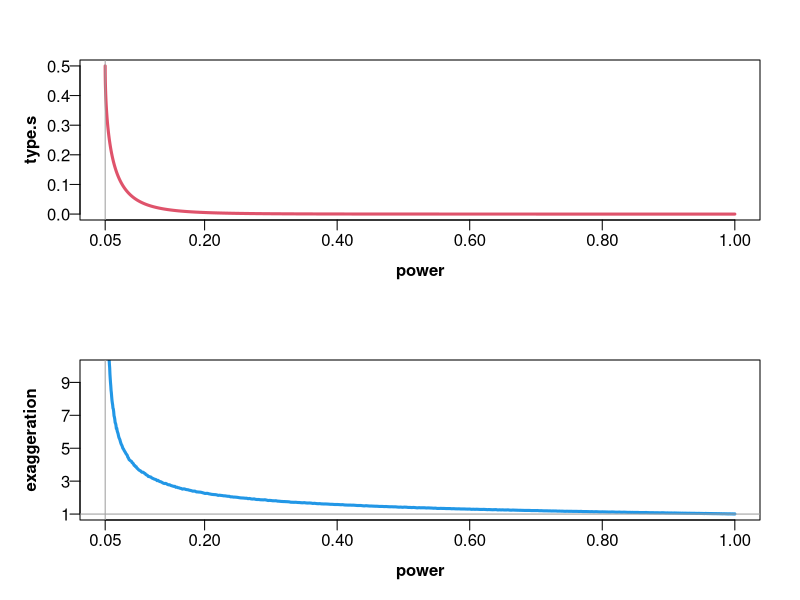

Reproduce this figure in R.
 type.s.mfun = function(n1, n2 = NA, d.min = 0, d.max = 1.4, alpha = .05){
  
    type.s.m = function(n1, n2, d, alpha){
     
           N = ifelse(is.na(n2), n1, (n1 * n2)/(n1 + n2))
          df = ifelse(is.na(n2), n1 - 1, (n1 + n2) - 2)
        d.SE = 1/sqrt(N) ; ncp = d*sqrt(N)
          CI = qt(c(alpha/2, 1-(alpha/2)), df)*d.SE
    
 type.s.area = pt(ifelse(d > 0, CI[1]/d.SE, CI[2]/d.SE), df, ncp, lower.tail = ifelse(d > 0, TRUE, FALSE))
       power = type.s.area + pt(ifelse(d > 0, CI[2]/d.SE, CI[1]/d.SE), df, ncp, lower.tail = ifelse(d > 0, FALSE, TRUE))
      type.s = type.s.area / power
    random.d = rt(1e4, df, ncp)*d.SE
         sig = if(d > 0) abs(random.d) > CI[2] else -abs(random.d) < CI[1]
exaggeration = if(d > 0) mean(abs(random.d)[sig])/ d else mean(-abs(random.d)[sig])/ d
    
    list(exaggeration = exaggeration, type.s = type.s, power = power)
  }
  
  par(mfrow = c(2, 1), mgp = c(2, .5, 0), mar = c(4, 4, 3, 2), las = 1)  
  
       d_range = seq(d.min, d.max, l = 1e3)
             n = length(d_range)
         power = numeric(n)
        type.s = numeric(n)
  exaggeration = numeric(n)
  
  for(i in 1L:n){
              a = type.s.m(d = d_range[i], n1 = n1, n2 = n2, alpha = alpha)
       power[i] = a$power
      type.s[i] = a$type.s
exaggeration[i] = a$exaggeration
  }
  
  plot(power, type.s, ty = "l", xaxt = "n", lwd = 3, font.lab = 2, col = 2)
  axis(1, at = c(alpha, seq(.2, 1, .2)))
  abline(v = alpha, col = 8)
  plot(power, exaggeration, ty = "l", ylim = c(1, 10), xaxt = "n", yaxt = "n", lwd = 3, font.lab = 2, col = 4)
  axis(1, at = c(alpha, seq(.2, 1, .2)))
  axis(2, at = seq(1, 10, 2))
  abline(h = 1, v = alpha, col = 8)
}
# Example of use:
type.s.mfun(n1 = 50, n2 = 50, alpha = .05)
